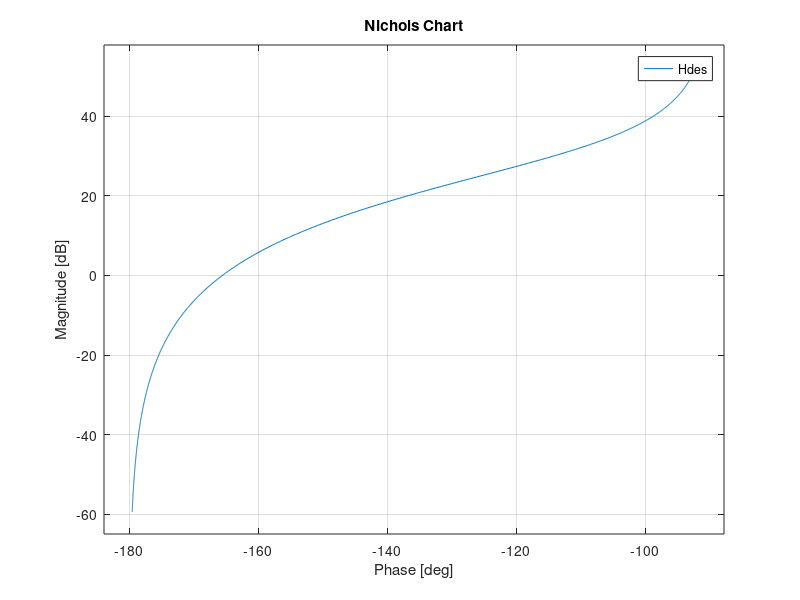

Write the MATLAB code that produced this figure. (Note: this script raises an error after producing the figure.)
Hdes = tf(1295.68/10,[0.1198,1,0]);
figure(),clf,nichols(Hdes);
hold on, grid on;
Mdb = 12;
M = 10^(Mdb/20);
Ts = 0.01;

t = (pi+Ts):Ts:(2*pi);
X = -M^2/(M^2-1);
Y = 0;
R = abs(M/(M^2-1));
x = X+R*cos(t);
y = Y+R*sin(t);
mag = db(sqrt(x.^2+y.^2));
phase = atan2(y,x);
plot(rad2deg(phase),mag,'r');

t = Ts:Ts:pi;
X = -M^2/(M^2-1);
Y = 0;
R = abs(M/(M^2-1));
x = X+R*cos(t);
y = Y+R*sin(t);
mag = db(sqrt(x.^2+y.^2));
phase = atan2(y,x);
plot(-360+rad2deg(phase),mag,'r'); 
shg

Ho = feedback(Hdes,1);
figure(), step(Ho); 
figure(), bode(Ho,{1e-1,1e5});